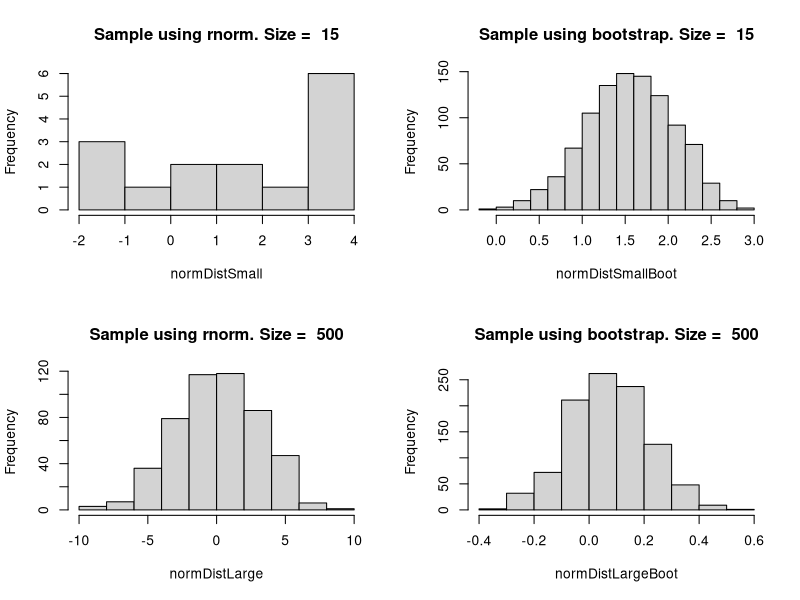
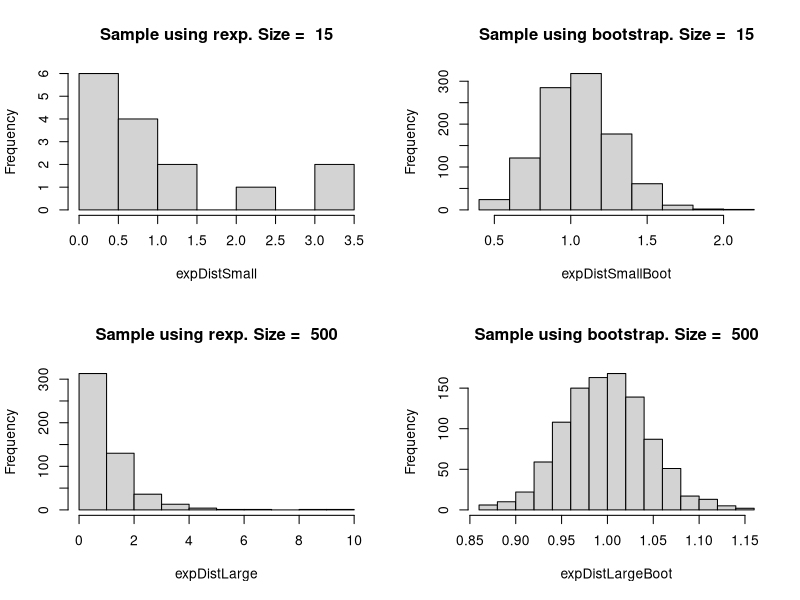

Source code (R) for these figures, in order:
## ---- chunk 1
knitr::opts_chunk$set(echo = TRUE)
## ---- chunk 2
# Define what small and large sample sizes are for this exercise
smallSampleSize <- 15
largeSampleSize <- 500

# Using rnorm, create small and large normally distributed vectors
normDistSmall <- rnorm(smallSampleSize, 0, 3)
normDistLarge <- rnorm(largeSampleSize, 0, 3)

# Using rexp, create small and large exponentially distributed vectors
expDistSmall <- rexp(smallSampleSize)
expDistLarge <- rexp(largeSampleSize)
## ---- chunk 3
sampleSizeBoot <- 1000 # size of the bootstrap vector

# Create the vectors to store the bootstrapped samples
normDistSmallBoot <- numeric(sampleSizeBoot)
normDistLargeBoot <- numeric(sampleSizeBoot)

expDistSmallBoot <- numeric(sampleSizeBoot)
expDistLargeBoot <- numeric(sampleSizeBoot)

# Perform and populate the bootstrap vectors
for(i in 1:sampleSizeBoot){
  # Pull samples from the normally and exponential distributions
  normDistSmallSample <- sample(normDistSmall, size=length(normDistSmall), replace=TRUE)
  normDistLargeSample <- sample(normDistLarge, size=length(normDistLarge), replace=TRUE)
  
  expDistSmallSample <- sample(expDistSmall, size=length(expDistSmall), replace=TRUE)
  expDistLargeSample <- sample(expDistLarge, size=length(expDistLarge), replace=TRUE)
  
  # Calculate the means for the bootstrap samples
  normDistSmallBoot[i] <- mean(normDistSmallSample)
  normDistLargeBoot[i] <- mean(normDistLargeSample)
  
  expDistSmallBoot[i] <- mean(expDistSmallSample)
  expDistLargeBoot[i] <- mean(expDistLargeSample)
}
## ---- chunk 4
par(mfrow=c(2,2))
# Show the small normally distributed data pre and post bootstrap
hist(normDistSmall, main = paste("Sample using rnorm. Size = ", smallSampleSize, sep = " "))
hist(normDistSmallBoot, main = paste("Sample using bootstrap. Size = ", smallSampleSize, sep = " "))

# Show the large normally distributed data pre and post bootstrap
hist(normDistLarge, main = paste("Sample using rnorm. Size = ", largeSampleSize, sep = " "))
hist(normDistLargeBoot, main = paste("Sample using bootstrap. Size = ", largeSampleSize, sep = " "))
## ---- chunk 5
par(mfrow=c(2,2))
# Show the small exponentially distributed data pre and post bootstrap
hist(expDistSmall, main = paste("Sample using rexp. Size = ", smallSampleSize, sep = " "))
hist(expDistSmallBoot, main = paste("Sample using bootstrap. Size = ", smallSampleSize, sep = " "))

# Show the large exponentially distributed data pre and post bootstrap
hist(expDistLarge, main = paste("Sample using rexp. Size = ", largeSampleSize, sep = " "))
hist(expDistLargeBoot, main = paste("Sample using bootstrap. Size = ", largeSampleSize, sep = " "))
